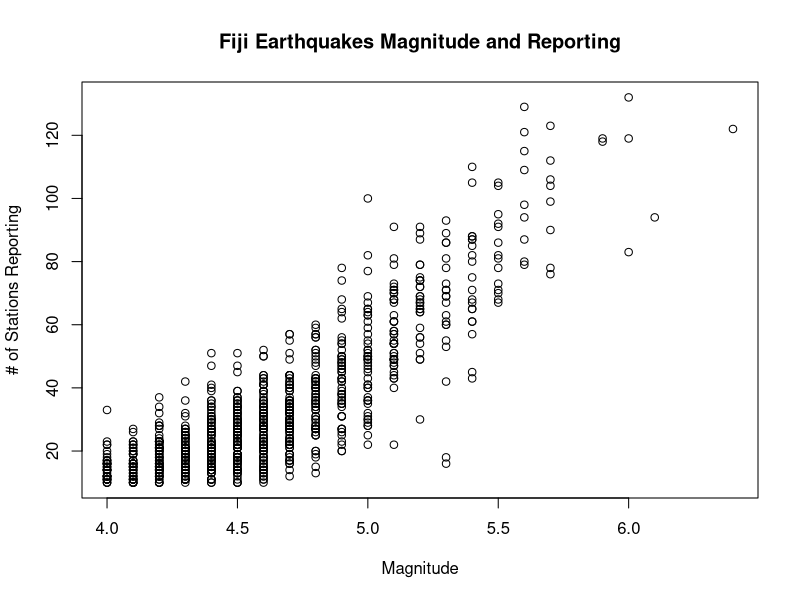
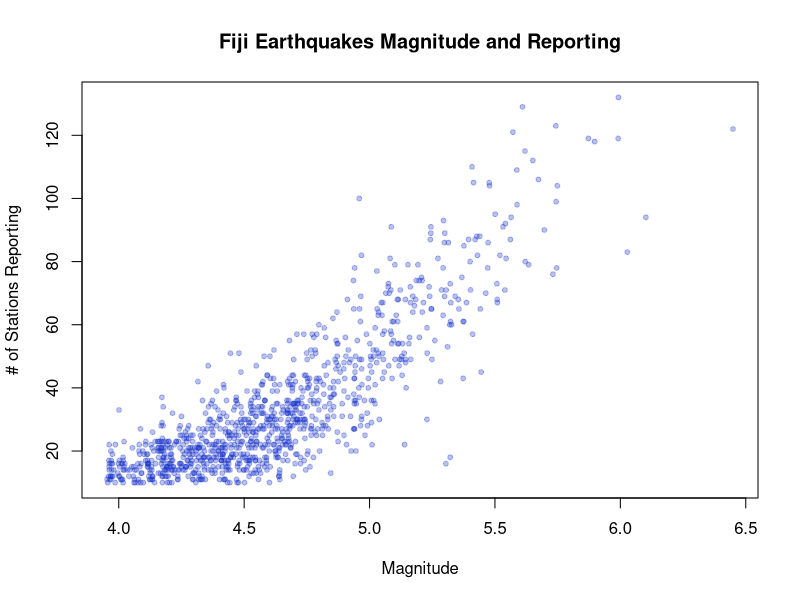
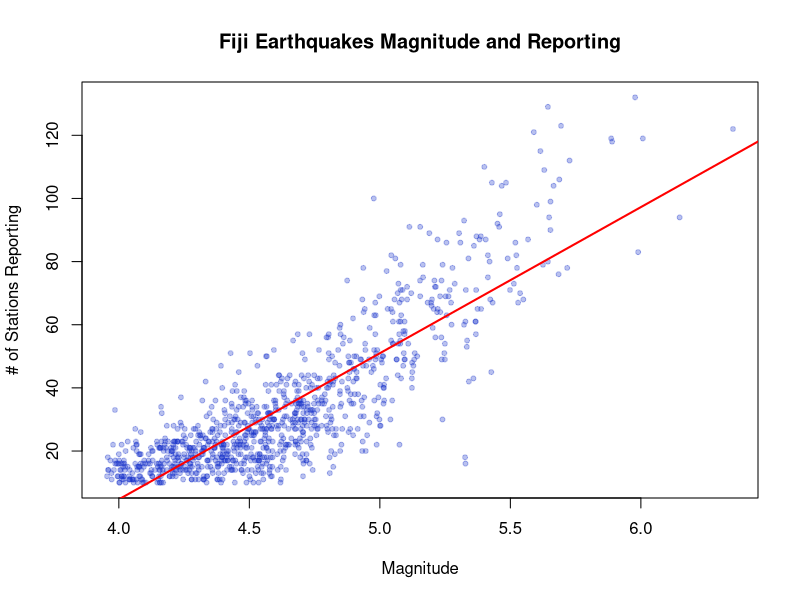
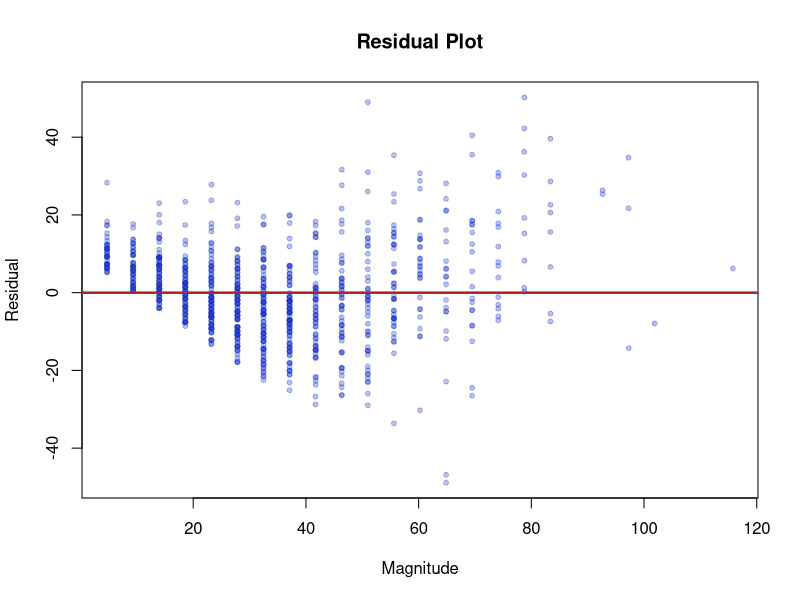
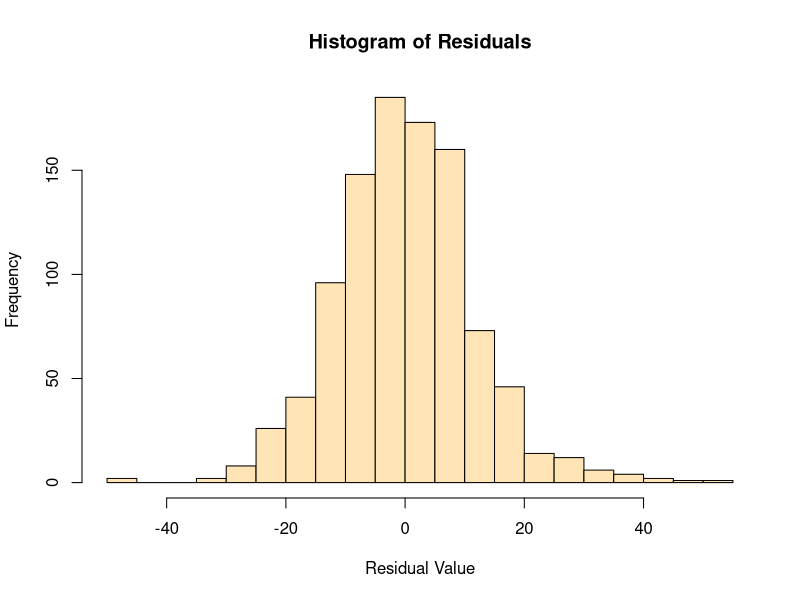
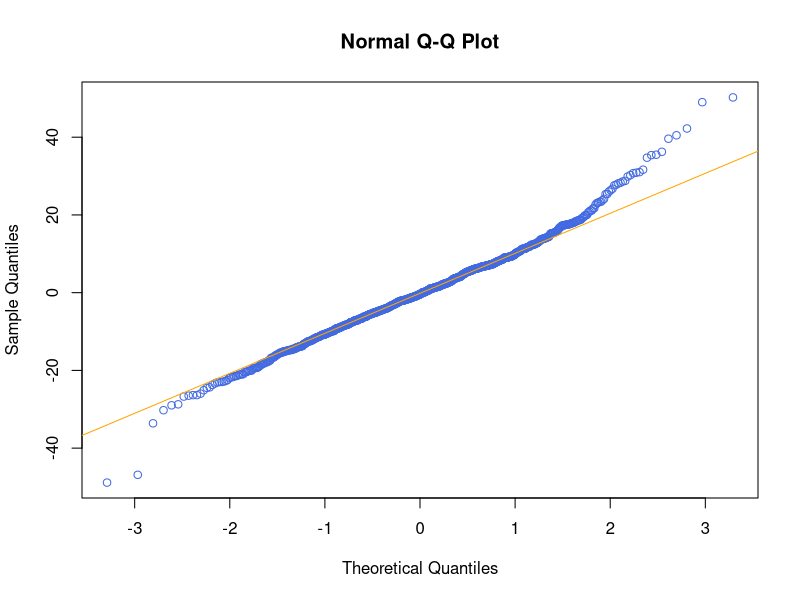
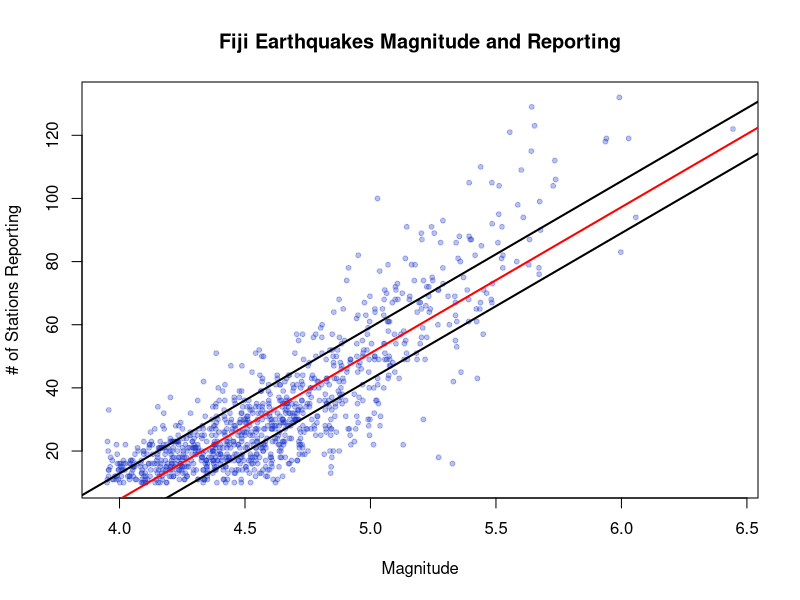
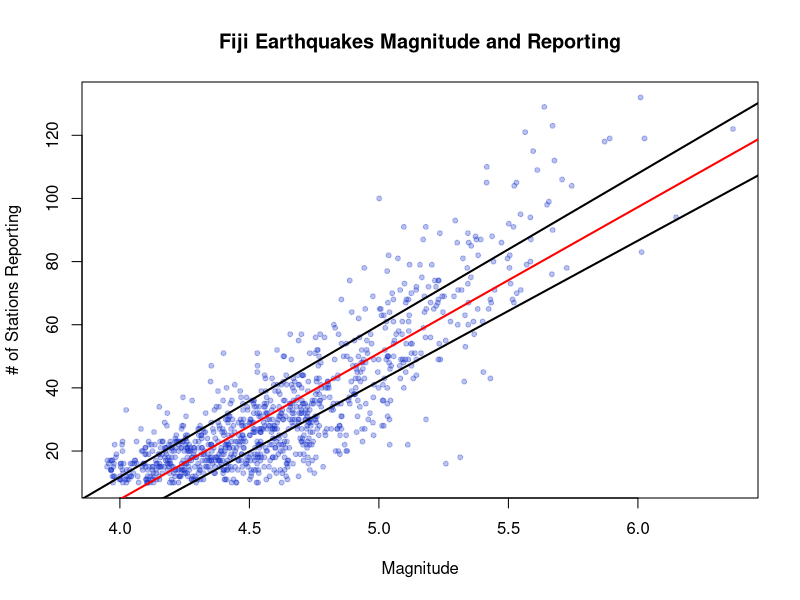

Generate these figures, in order, with R:
data(quakes)


head(quakes)

summary(quakes)


attach(quakes)



##abline
plot(mag, stations, 
     ylab = "# of Stations Reporting",
     xlab = "Magnitude",
     main = "Fiji Earthquakes Magnitude and Reporting")


plot(jitter(mag, amount = 0.05), stations, 
     pch = 20,
     ylab = "# of Stations Reporting",
     xlab = "Magnitude",
     main = "Fiji Earthquakes Magnitude and Reporting",
     col = rgb(0.1, 0.2, 0.8, 0.3))



Quake.mod <- lm(stations ~ mag)
Quake.mod

##SLR Model Assumptions


plot(jitter(mag, amount = 0.05), stations, 
     pch = 20,
     ylab = "# of Stations Reporting",
     xlab = "Magnitude",
     main = "Fiji Earthquakes Magnitude and Reporting",
     col = rgb(0.1, 0.2, 0.8, 0.3))

abline(-180.42, 46.28, col="red", lwd = 2)


##Residual Plot
    
QuakeResiduals <- Quake.mod$residuals
QuakeFittedValues <- Quake.mod$fitted.values
plot(QuakeFittedValues, QuakeResiduals, 
     pch = 20,
     xlab= "Magnitude",
     ylab= "Residual",
     main= "Residual Plot",
     col = rgb(0.1, 0.2, 0.8, 0.3))
abline(0,0,col="brown", lwd = 2.5)


##Residual Histogram

hist(QuakeResiduals, breaks=25,
     xlab="Residual Value",
     ylab="Frequency",
     main="Histogram of Residuals",
     col="moccasin")


##Q-Q Plot

qqnorm(QuakeResiduals, col="royalblue")
qqline(QuakeResiduals, col="orange")



##Model Accuracy and Precision
##Confidence Intervals for Regression Coefficients



##confint

confint(Quake.mod, level=.95)

plot(jitter(mag, amount = 0.05), stations, 
     pch = 20,
     ylab = "# of Stations Reporting",
     xlab = "Magnitude",
     main = "Fiji Earthquakes Magnitude and Reporting",
     col = rgb(0.1, 0.2, 0.8, 0.3))
abline(-188.6463, 46.28, col = 'black', lwd = 2)
abline(-180.42, 46.28, col="red", lwd = 2)
abline(-172.2024, 46.28, col = 'black', lwd = 2)




plot(jitter(mag, amount = 0.05), stations, 
     pch = 20,
     ylab = "# of Stations Reporting",
     xlab = "Magnitude",
     main = "Fiji Earthquakes Magnitude and Reporting",
     col = rgb(0.1, 0.2, 0.8, 0.3))
abline(-180.42, 44.5094, col = "black", lwd = 2)
abline(-180.42, 46.28, col="red", lwd = 2)
abline(-180.42, 48.0550, col = "black", lwd = 2)

##Confidence and Prediction Intervals for Response Variable

Quake4.5 <- data.frame(mag=4.5)

##Response Confidence Interval

Stations.confidenceint <- predict(Quake.mod, Quake4.5, interval="confidence", level = .95)
Stations.confidenceint


##Response Prediction Interval

Stations.predictionint <- predict(Quake.mod, Quake4.5, interval="prediction", level = .95)
Stations.predictionint


##Correlation


summary(Quake.mod)


##cor
cor(mag, stations)


##Testing Significance
##Hypothesis Testing for Regression Coefficients

summary(Quake.mod)



##F Distribution & F-Test

curve(df(x, df1=100, df2=10), from=0, to=5,
      xlab="F-Statistic",
      ylab="Probability",
      main="F-Distribution",
      col = "navy")



summary(Quake.mod)
